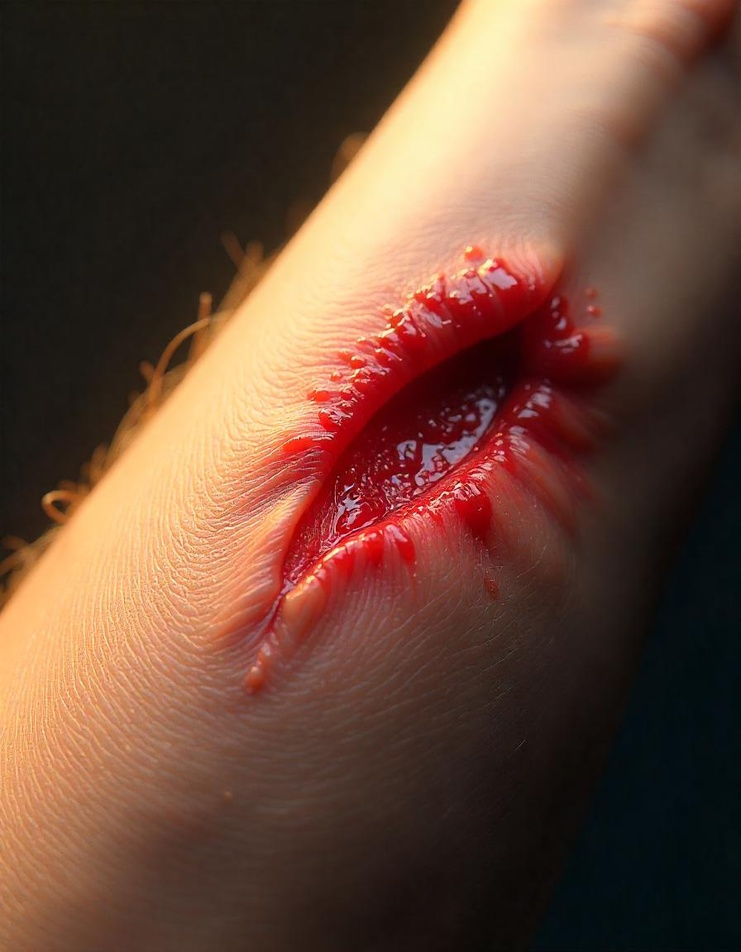
#> input picture backend/app/WoundDataset/Abrasion.jpeg, 741 x 952 px, shrunk from 896 x 1152 before the run; its folder holds only this picture in this run
$ python -i wound_analysis.py   (imports and definitions only)
#> lines starting #> are read from the running program, lines starting #| are printed output that depends on the picture; after the words box and inside, x2 and y2 are one past the last pixel; in counts of white or black regions, pixels touching at a corner belong together
import os
import base64
import requests
import cv2
import numpy as np
import imutils
from skimage.measure import label, regionprops

API_KEY = "Your-API-Key"
API_URL = "https://generativelanguage.googleapis.com/v1/models/gemini-1.5-pro:generateContent"

def encode_image(image_path):
    with open(image_path, "rb") as img_file:
        return base64.b64encode(img_file.read()).decode("utf-8")

# [103 lines left out: functions analyze_wound, match_wound_in_dataset, not called in this run]

def estimate_wound_dimensions(image_path, reference_length_mm=10):
#> called with image_path = 'WoundDataset/Abrasion.jpeg', reference_length_mm = 10
    image = cv2.imread(image_path)
#> image is the input picture: shape (952, 741, 3); mean B, G, R 57.4, 73.3, 107
    gray = cv2.cvtColor(image, cv2.COLOR_BGR2GRAY)
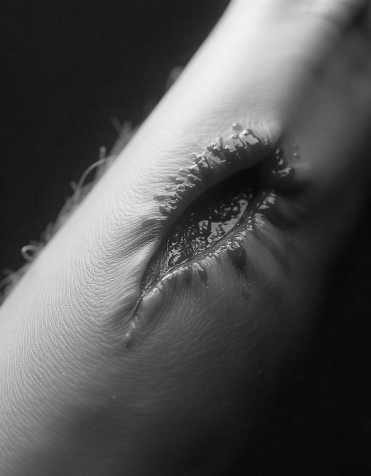
#> gray: shape (952, 741) (shown at 1/2 size); min 4, max 244, mean 81.5
    blurred = cv2.GaussianBlur(gray, (5, 5), 0)
    edges = cv2.Canny(blurred, 50, 150)
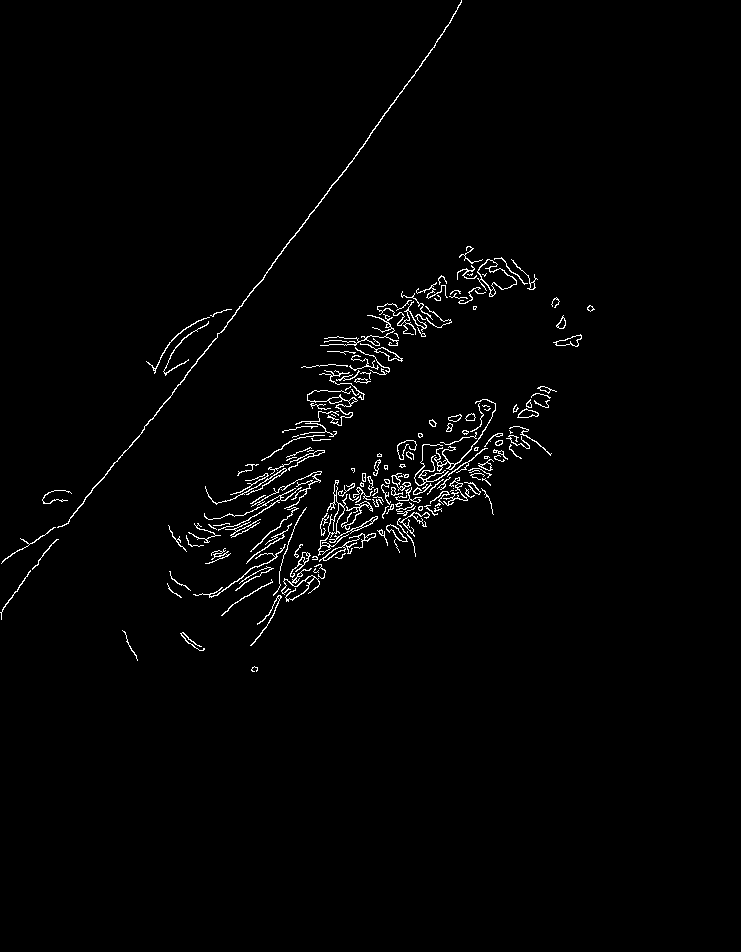
#> edges: shape (952, 741); 1.6% white in thin lines or dots, all inside (x1, y1, x2, y2) = (0, 0, 595, 672)
    contours = cv2.findContours(edges.copy(), cv2.RETR_EXTERNAL, cv2.CHAIN_APPROX_SIMPLE)
#> contours = 172 contours, 108 with area under 20; largest, box (x1, y1, x2, y2) and area: (477, 259, 517, 297) 658, (57, 0, 462, 528) 350, (318, 480, 349, 556) 292, (319, 533, 376, 562) 170, (553, 334, 582, 347) 156
    contours = imutils.grab_contours(contours)

    if not contours:
        return "No wound detected"

    wound_contour = max(contours, key=cv2.contourArea)
#> wound_contour = contour of 92 points, box (x1, y1, x2, y2) (477, 259, 517, 297), area 658
    x, y, w, h = cv2.boundingRect(wound_contour)
#> x = 477; y = 259; w = 40; h = 38

    reference_object = None
    for cnt in contours:
        if cnt is not wound_contour:
            if reference_object is None or cv2.contourArea(cnt) > cv2.contourArea(reference_object):
                reference_object = cnt
#> this loop made 172 passes
#> cnt on passes 36, 53, 57: [[437, 507], [438, 507]], [[451, 490], [450, 491], [451, 490], [453, 490]], [[453, 488]]
#> after the loop, reference_object = contour of 564 points, box (x1, y1, x2, y2) (57, 0, 462, 528), area 350

    if reference_object is None:
        return "Reference object not found!"

    ref_x, ref_y, ref_w, ref_h = cv2.boundingRect(reference_object)
#> ref_x = 57; ref_y = 0; ref_w = 405; ref_h = 528
    pixel_per_mm = ref_w / reference_length_mm
#> pixel_per_mm = 40.5
    wound_width_mm = w / pixel_per_mm
#> wound_width_mm = 0.988
    wound_depth_mm = h / pixel_per_mm
#> wound_depth_mm = 0.938

    return round(wound_width_mm, 2), round(wound_depth_mm, 2)

>>> result = estimate_wound_dimensions('WoundDataset/Abrasion.jpeg')
#> result = (0.99, 0.94)

$ run again, on backend/app/WoundDataset/Contusion wound.jpeg
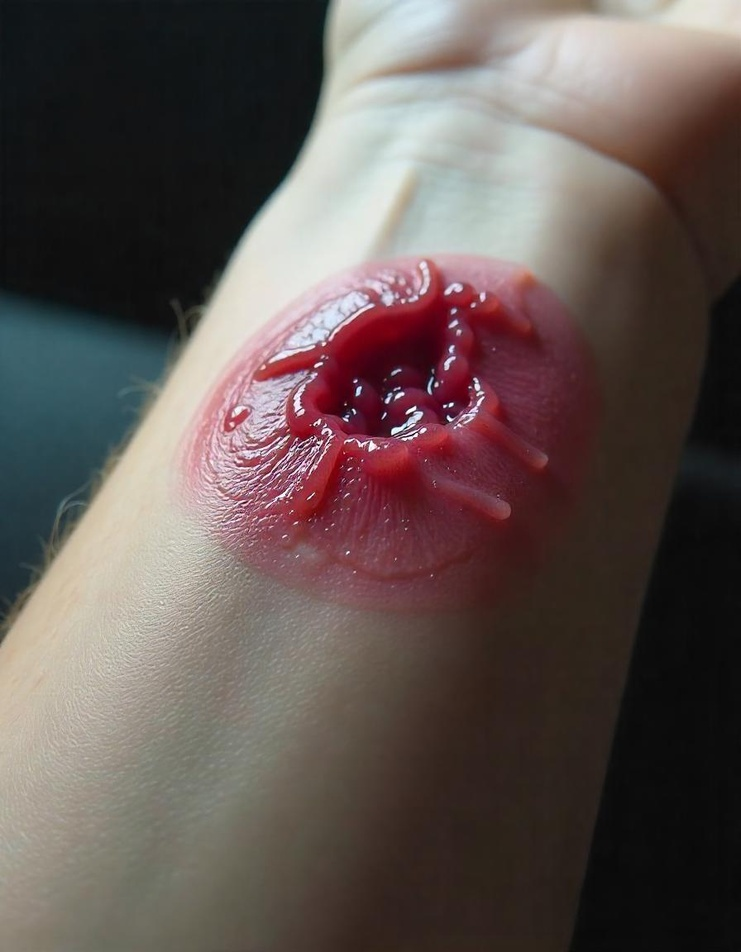
#> input picture backend/app/WoundDataset/Contusion wound.jpeg, 741 x 952 px, shrunk from 896 x 1152 before the run
#> in estimate_wound_dimensions, image is the input picture: shape (952, 741, 3); mean B, G, R 82.3, 85.2, 97.5
#> in estimate_wound_dimensions, `gray = cv2.cvtColor(image, cv2.COLOR_BGR2GRAY)`:
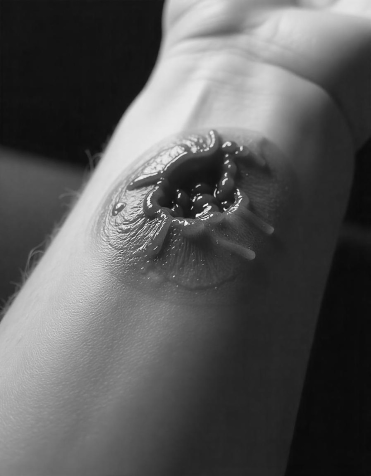
#> gray: shape (952, 741) (shown at 1/2 size); min 3, max 254, mean 88.6
#> in estimate_wound_dimensions, `edges = cv2.Canny(blurred, 50, 150)`:
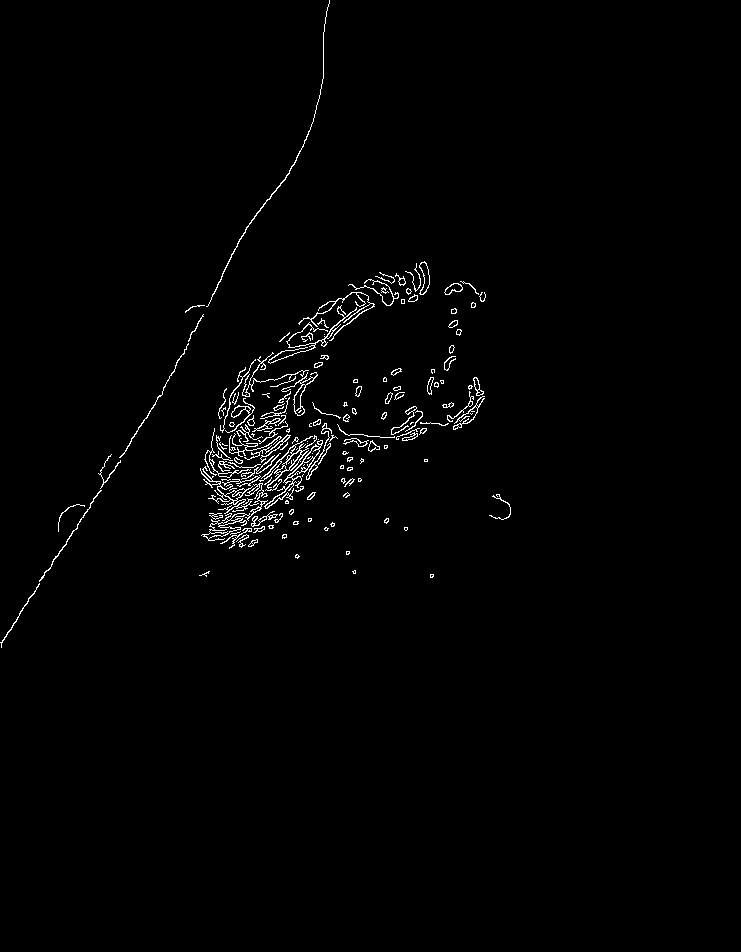
#> edges: shape (952, 741); 1.2% white in thin lines or dots, all inside (x1, y1, x2, y2) = (0, 0, 511, 648)
#> contours = 157 contours, 100 with area under 20; largest, box (x1, y1, x2, y2) and area: (201, 483, 268, 541) 404, (264, 440, 323, 509) 366, (259, 435, 317, 489) 333, (281, 372, 318, 416) 258, (200, 466, 259, 514) 216
#> wound_contour = contour of 341 points, box (x1, y1, x2, y2) (201, 483, 268, 541), area 404
#> x = 201; y = 483; w = 67; h = 58
#> the loop in estimate_wound_dimensions, `for cnt in contours:` made 157 passes
#> cnt on passes 41, 47, 55: [[303, 474], [302, 475], [302, 476], [302, 475]], [[424, 459], [424, 461], [427, 461], [427, 459]], [[297, 448], [296, 449]]
#> after the loop in estimate_wound_dimensions, `for cnt in contours:`: reference_object = contour of 228 points, box (x1, y1, x2, y2) (264, 440, 323, 509), area 366
#> ref_x = 264; ref_y = 440; ref_w = 59; ref_h = 69
#> pixel_per_mm = 5.9
#> wound_width_mm = 11.36
#> wound_depth_mm = 9.83
#> result = (11.36, 9.83)

$ run again, on backend/app/WoundDataset/Crush injury.jpeg
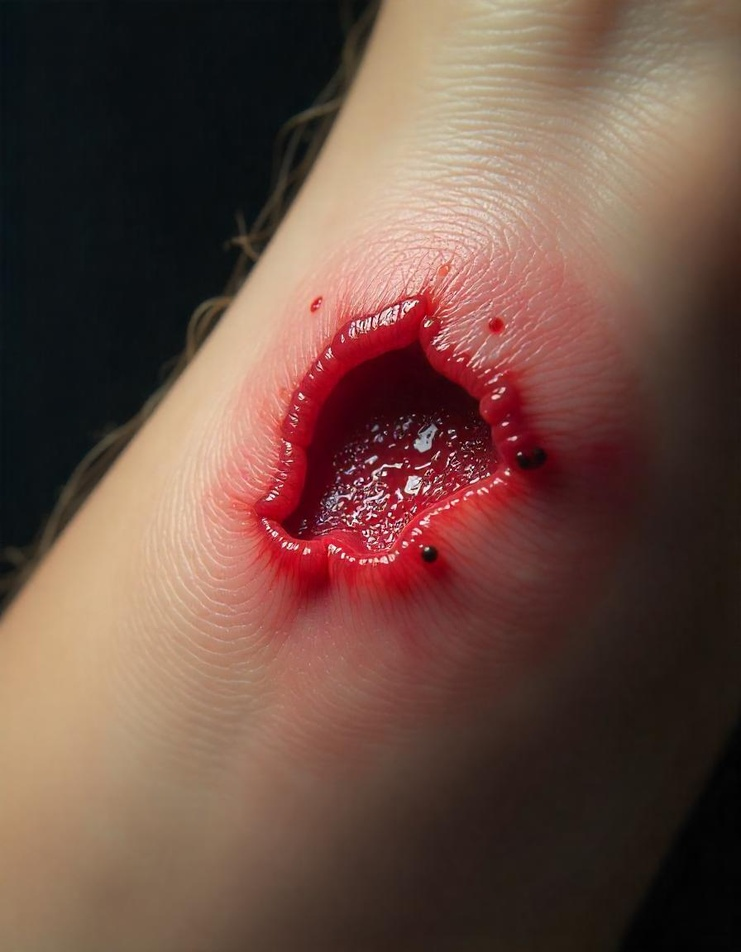
#> input picture backend/app/WoundDataset/Crush injury.jpeg, 741 x 952 px, shrunk from 896 x 1152 before the run
#> in estimate_wound_dimensions, image is the input picture: shape (952, 741, 3); mean B, G, R 67.2, 77.5, 107.4
#> in estimate_wound_dimensions, `gray = cv2.cvtColor(image, cv2.COLOR_BGR2GRAY)`:
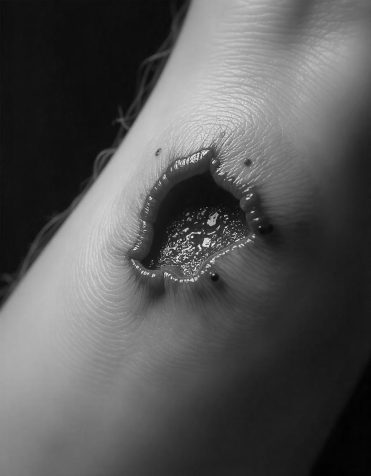
#> gray: shape (952, 741) (shown at 1/2 size); min 0, max 254, mean 85.3
#> in estimate_wound_dimensions, `edges = cv2.Canny(blurred, 50, 150)`:
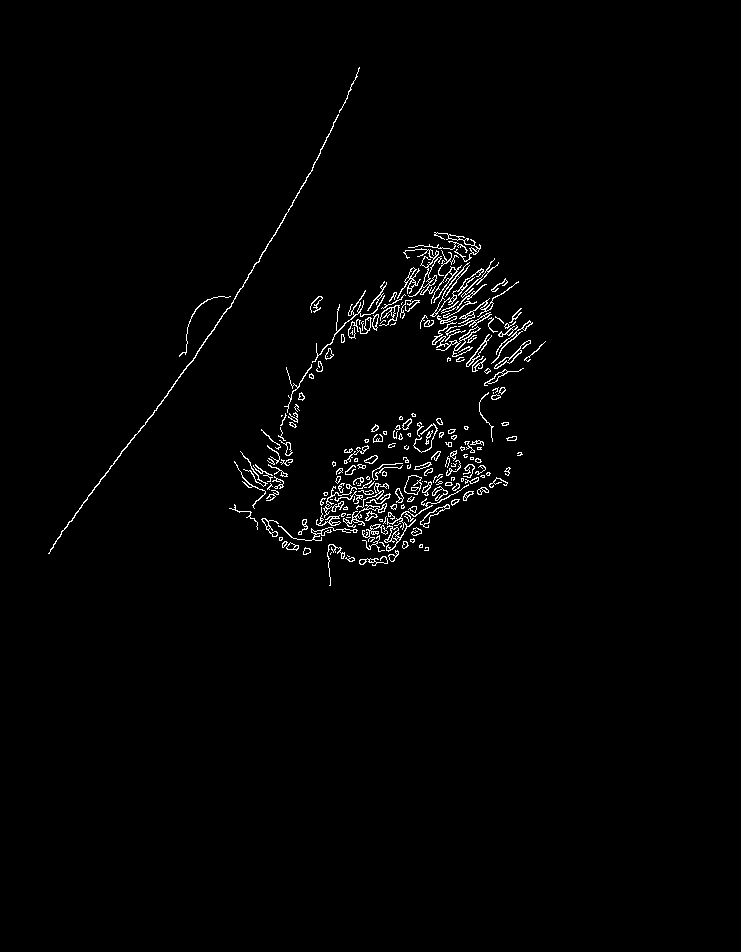
#> edges: shape (952, 741); 1.5% white in thin lines or dots, all inside (x1, y1, x2, y2) = (48, 67, 546, 586)
#> contours = 222 contours, 145 with area under 20; largest, box (x1, y1, x2, y2) and area: (48, 114, 339, 554) 255, (404, 475, 422, 495) 241, (384, 484, 469, 552) 191, (432, 322, 481, 357) 190, (403, 248, 442, 297) 146
#> wound_contour = contour of 575 points, box (x1, y1, x2, y2) (48, 114, 339, 554), area 255
#> x = 48; y = 114; w = 291; h = 440
#> the loop in estimate_wound_dimensions, `for cnt in contours:` made 222 passes
#> cnt on passes 3, 4, 18: [[347, 555], [348, 556], [349, 556], [348, 556]], [[331, 552], [330, 553], [330, 554], [330, 553]], [[401, 525], [400, 526], [400, 527], [401, 526]]
#> after the loop in estimate_wound_dimensions, `for cnt in contours:`: reference_object = contour of 37 points, box (x1, y1, x2, y2) (404, 475, 422, 495), area 241
#> ref_x = 404; ref_y = 475; ref_w = 18; ref_h = 20
#> pixel_per_mm = 1.8
#> wound_width_mm = 161.7
#> wound_depth_mm = 244.4
#> result = (161.7, 244.4)
